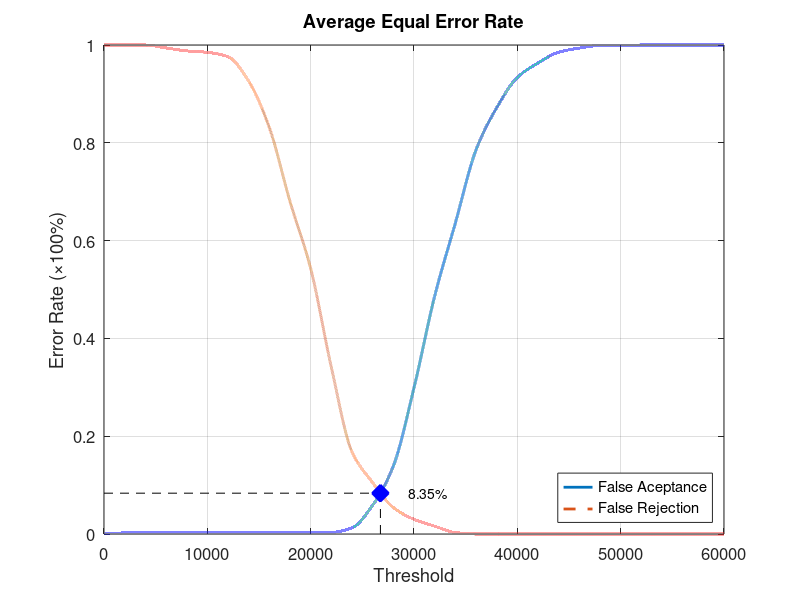
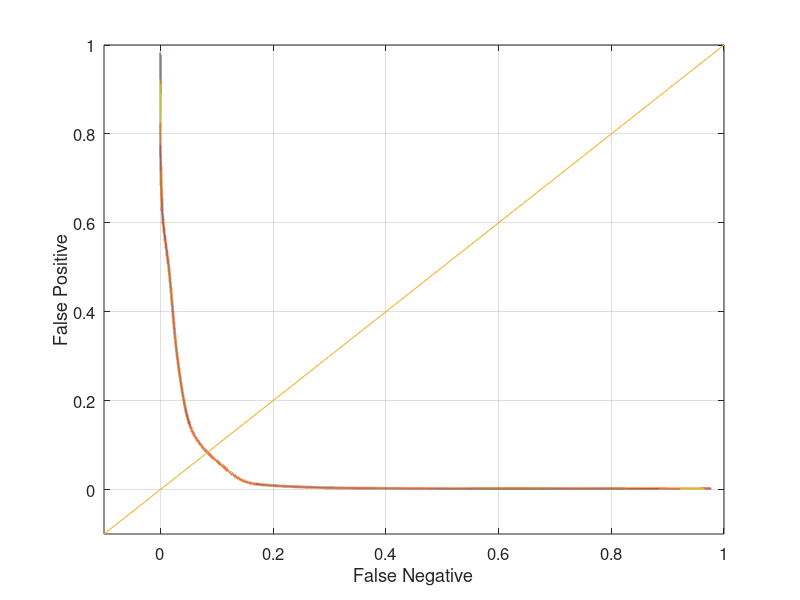

Reproduce these figures in MATLAB, in order.
function yEER = Database1Average
close all;
clear;
clc;
x = 0:2000:60000;
xq = 0:0.5:60000;

y0 = [0 0.00210526 0.00210526 0.00210526 0.00210526 0.00210526 0.00210526 0.00210526 0.00210526 0.00210526 0.00210526 0.0031579 0.0126316 0.0589474 0.138947 0.298947 0.486316 0.63579 0.785263 0.871579 0.933684 0.963158 0.985263 0.993684 0.998947 0.998947 1 1 1 1 1];
yy0 = interp1(x, y0, xq, 'pchip');
y1 = [1 1 1 0.994 0.988 0.985 0.976 0.926 0.831 0.68 0.543 0.341 0.168 0.105 0.054 0.03 0.016 0.003 0 0 0 0 0 0 0 0 0 0 0 0 0];
yy1 = interp1(x, y1, xq, 'pchip');

% Calculating EER: 
y2 = abs(y0 - y1);
find(y2 == min(y2))
yy2 = abs(yy0 - yy1);
xEER = find(yy2 == min(yy2));
xEERIndex = xq(xEER) % X-axis EER
yEER = yy0(xEER) % Y-axis EER

main = figure
plot(xq, yy0,'-','LineWidth', 2);	hold on
plot(xq, yy1,'--','LineWidth', 2);	hold on
plot([xEERIndex xEERIndex], [0 yEER], 'k--');	hold on
plot([0 xEERIndex], [yEER yEER], 'k--');	hold on
plot(xEERIndex, yEER, 'bx', 'LineWidth', 10);	hold on
text(xEERIndex + 10 * xEERIndex / 100, yEER, [num2str(round((10000 * yEER)) / 100) '%'])
legend('False Aceptance', 'False Rejection', 'Location', 'SouthEast')
xlabel('Threshold')
ylabel('Error Rate (\times100%)')
title('Average Equal Error Rate')
set(gca, 'FontSize', 12)
axis([0 60000 0 1])
grid on

print(main, 'Database1AverageMain', '-dpng');
FNRxFPR = figure('Color', [1 1 1]);
plot(yy1, yy0, '-', yy1, yy0, 'LineWidth', 2);
hold on
y = -0.1:0.1:1
plot(y, y); 
set(gca, 'FontSize', 12)
xlabel('False Negative')
ylabel('False Positive')
axis([-0.1 1 -0.1 1])
set(gca, 'FontSize', 12)
grid on

print(FNRxFPR, 'Database1AverageFNRxFPR','-dpng');
end
